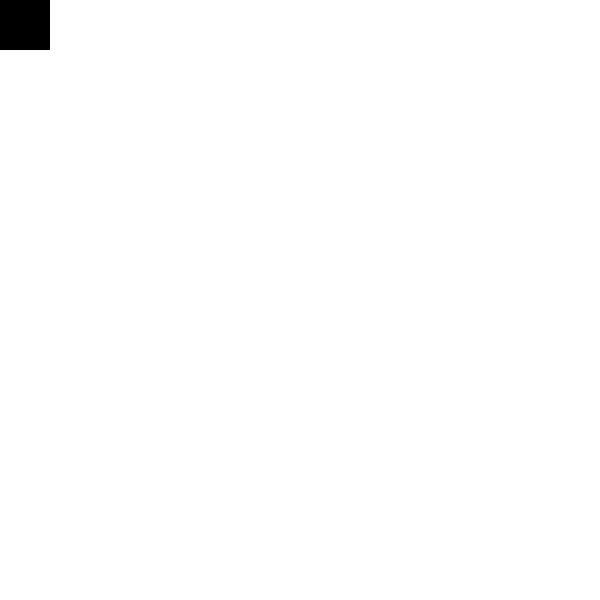
Frame 1 (no input)
Frame 60 (the mouse pressed at the canvas centre just before this capture): identical to frame 1, image omitted
Frame 120 (the mouse held since frame 60 and released just before this capture): identical to frame 1, image omitted

The Processing sketch that drew this single still picture (run headless with seeded random() and noise(); from frame 60 on, the mouse is pressed at the canvas centre):

// Processing sketch: s3_move_key_grid
// ── s3_move_key_grid.pde
float x,y;
void setup() {
    size(600,600);
}

void draw() {
    background(255);
    noStroke();
    fill(0);
    rect(x,y,50,50);
}

void keyPressed() {
    if (keyCode == UP) {
        y -= 50;
        if (y < 0)
            y += 50;
    }
    if (keyCode == DOWN) {
        y += 50;
        if (y > height-50)
            y -= 50;
    }
    if (keyCode == LEFT) {
        x -= 50;
        if (x < 0)
            x += 50;
    }
    if (keyCode == RIGHT) {
        x += 50;
        if (x > width-50)
            x -= 50;
    }
}
